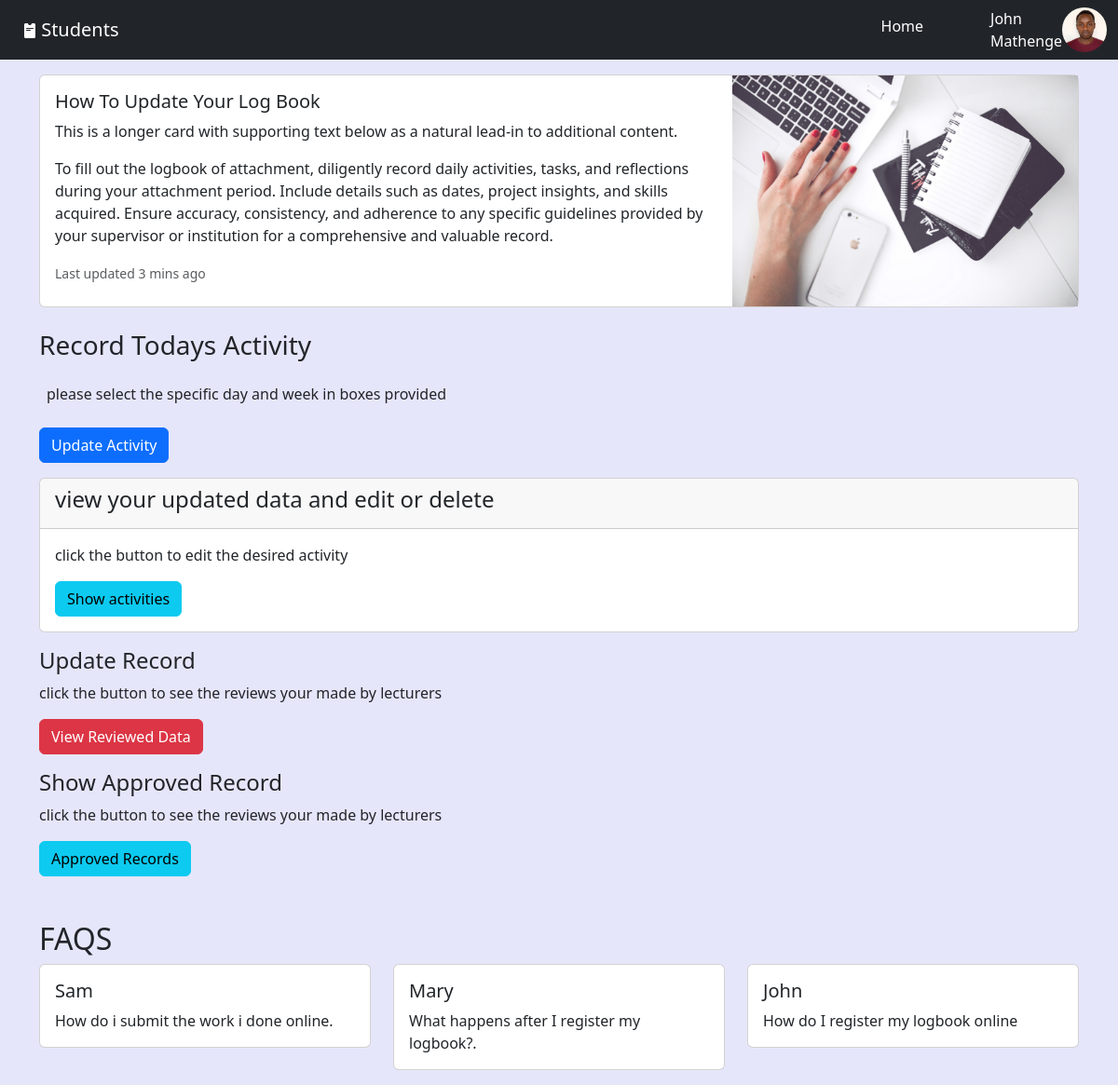
Page /home (signed in) on the committed database.
### student/models.py (models this page shows, shortened)
class Student(models.Model):
    Fullname = models.CharField(max_length=30)
    Email = models.EmailField(max_length=30)
    Regno = models.CharField(max_length=30)
    Profile = models.ImageField(upload_to='students', null=False, blank=True)
    Password = models.CharField(max_length=255)

### student/views.py (the view)
# urls.py: 2. Add a URL to urlpatterns:  path('', views.home, name='home')
def home(request):
    user_id = request.session.get('user_id', None)
    student = get_object_or_404(Student, id=user_id)
    context ={
        'user_id': user_id,
        'student':student,
    }
    return render(request, 'index.html', context)

### student/templates/index.html (shortened to what this page needs)
{% extends 'base.html'%}
{% load static %}
    {% block content %}
    {% if user_id  %}
    <div class="container-fluid " id="container-fluid">
        <nav class="navbar navbar-expand-lg navbar-dark bg-dark">
            <div class="container-fluid  justify-content-between">
                <div class="container">
                   <i class="bi bi-pass-fill" class="text-light"></i>
                    <a class="navbar-brand" href="#">Students</a>
                </div>
                <div class="collapse navbar-collapse" id="navbarSupportedContent">
                    <ul class="navbar-nav me-auto mb-2 mb-lg-0">
                        <li class="nav-item">
                            <a class="nav-link active" aria-current="page" href="#">Home</a>
                        </li>
                        <li class="image d-flex">
                            <p class="text-light m-2 p-2 d-flex"><pre class="text-light p-2 m-2"></pre></p>
                            {% if student %}
                            <span class="text-white">{{student.Fullname}}</span>
                            <img src="{{ student.Profile.url }}" id="profile-img">
                            {% else %}
                            <img src="{% static 'images/workspace.jpg' %}" id="profile-img">
                            <i class="bi bi-chevron-bar-down text-white"></i>
                            {% endif %}
                        </li>
                    </ul>
                </div>
            </div>
        </nav>
    </div>
    <div class="container cont">
        <div class="card">
            <div class="row g-0">
                <div class="col-md-8">
                    <div class="card-body">
                        <h5 class="card-title">How To Update Your Log Book</h5>
                        <p class="card-text">This is a longer card with supporting text below as a natural lead-in to additional content.</p>
                        <p>To fill out the logbook of attachment, diligently record daily activities, tasks, and reflections during your attachment period. Include details such as dates, project insights, and skills acquired. Ensure accuracy, consistency, and adherence to any specific guidelines provided by your supervisor or institution for a comprehensive and valuable record.</p>
                        <p class="card-text"><small class="text-muted">Last updated 3 mins ago</small></p>
                    </div>
                </div>
                <div class="col-md-4">
                    <img src="{% static 'images/workspace.jpg' %}" alt="Image" class="img-fluid">
                </div>
            </div>
        </div>
    </div>
    <div class="container mt-3">
        <div class="row ">
                <h3 class="mt-2 mb-3">
                    Record Todays Activity
                </h3>
                <p class="m-2 b">please select the specific day and week in boxes provided</p>
                <div class="mt-3">
                    <a  href="{% url 'add_record' %}"  class="btn btn-primary">Update Activity</a>
                </div>
        </div>
    </div>
    <div class="container mt-3" id="reviews">
        <div class="card">
            <div class="card-header">
                <h4>view your updated data and edit or delete</h4>
            </div>
            <div class="card-body">
                <p class="card-text">click the button to edit the desired activity</p>
                <a href="{% url 'view_data'  %}" class="btn btn-info text-decoration-none">Show activities</a>
            </div>
            </div>
        </div>
    <div class="container mt-3" id="reviews">
        <h4>Update Record</h4>
        <div class="image">
        <p class="card-text">click the button to see the reviews your made by lecturers</p>
        <a href="#" class="btn btn-danger">View Reviewed Data</a>
        </div>
    </div>
    <div class="container mt-3" id="reviews">
        <h4>Show Approved  Record</h4>
        <div class="image">
        <p class="card-text">click the button to see the reviews your made by lecturers</p>
        <a href="{% url 'approved' %}" class="btn btn-info">Approved Records</a>
        </div>
    </div>
    <div class="container mt-5" id="FAQS">
        <div class="row">
            <h2>FAQS</h2>
            <div class="col-md-4">
                <div class="card mb-3">
                    <div class="card-body">
                        <h5 class="card-title">Sam</h5>
                        <p class="card-text">How do i submit the work i done online.</p>
                    </div>
                </div>
            </div>
            <div class="col-md-4">
                <div class="card mb-3">
                    <div class="card-body">
                        <h5 class="card-title">Mary</h5>
                        <p class="card-text">What happens after I register my logbook?.</p>
                    </div>
                </div>
            </div>
            <div class="col-md-4">
                <div class="card mb-3">
                    <div class="card-body">
                        <h5 class="card-title">John</h5>
                        <p class="card-text">How do I register my logbook online </p>
                    </div>
                </div>
            </div>
        </div>
    </div>
    {% else %}
    <p>not logged in</p>
    <button type="submit"><a href="{% url 'signin'%}">Signin</a></button>
    <button type="submit"><a href="{% url 'signup'%}">Signup</a></button>
    {% include 'landing.html' %}
    {% endif %}
    {% endblock %}

### static/css/style.css (style rules this page uses)
body { background: lavender; }
#container-fluid { width: 100%; padding: 0; margin: 0; position: fixed; top:0; z-index: 100; }
.cont { margin-top: 5rem; }
i { color: white; }
#profile-img { width: 3rem; height: 3rem; border-radius: 50%; }

### rows in the picture
Student: Fullname "John Mathenge", Profile (picture)
